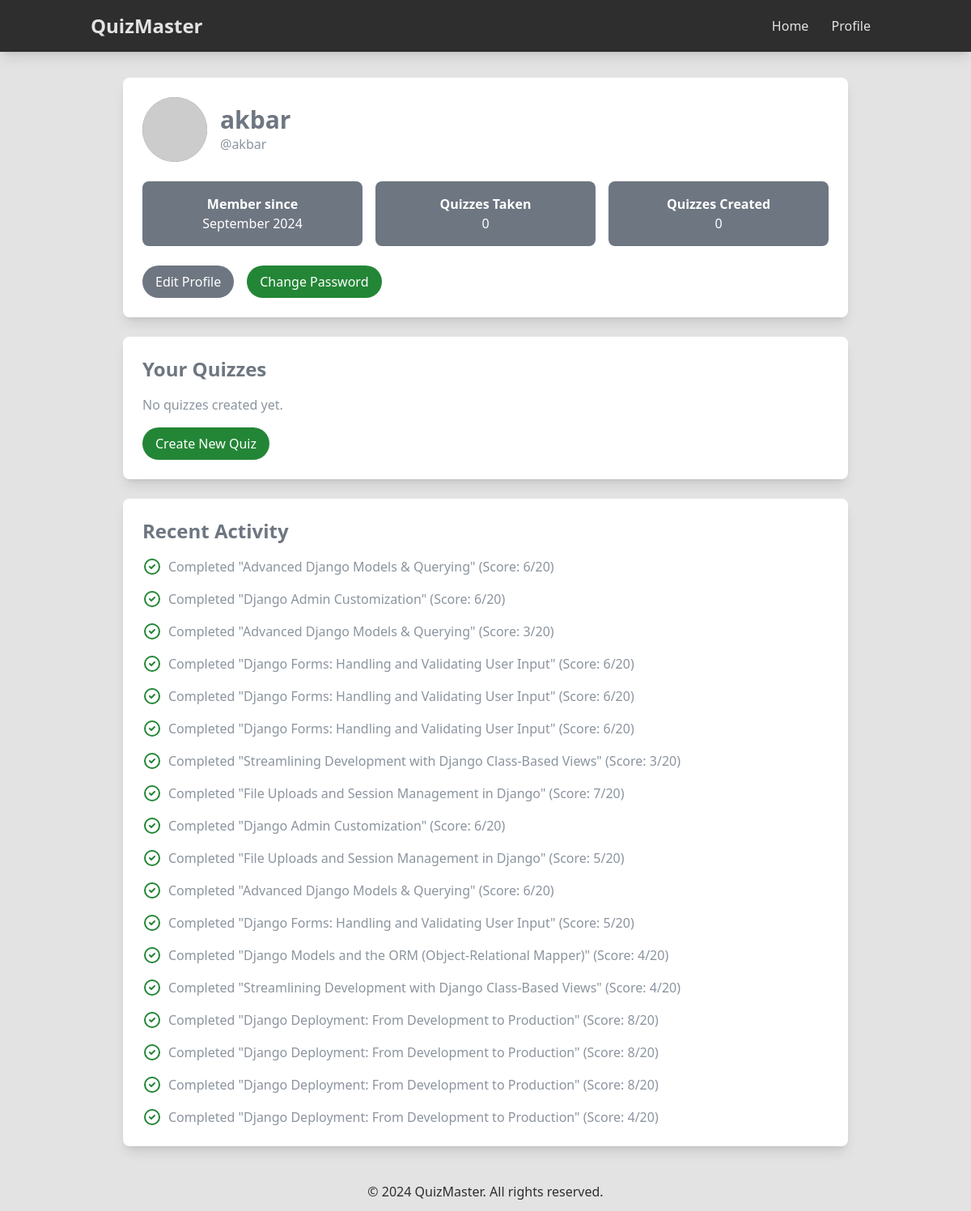
/profile/1/ (signed in), run on the app's committed database.
### quizzes/models.py (models this page shows, shortened)
class UserProfile(models.Model):
    user = models.OneToOneField(User, on_delete=models.CASCADE)
    bio = models.TextField(blank=True)
    quizzes_taken = models.IntegerField(default=0)
    quizzes_created = models.IntegerField(default=0)

class QuizAttempt(models.Model):
    quiz = models.ForeignKey(Quiz, on_delete=models.CASCADE)
    user = models.ForeignKey(User, on_delete=models.CASCADE)
    score = models.IntegerField(default=0)
    time_taken = models.DurationField(null=True, blank=True)
    started_at = models.DateTimeField(auto_now_add=True)
    completed_at = models.DateTimeField(null=True, blank=True)

class Quiz(models.Model):
    title = models.CharField(max_length=200)
    description = models.TextField(blank=True)
    category = models.CharField(max_length=50)
    creator = models.ForeignKey(User, on_delete=models.CASCADE)
    created_at = models.DateTimeField(auto_now_add=True)
    updated_at = models.DateTimeField(auto_now=True)

### quizzes/views.py (the view)
# urls.py: path("profile/<int:member_id>/", views.member_profile, name="profile"),
def member_profile(request, member_id):
    try:
        user = get_object_or_404(User, id=member_id)
        profile, created = UserProfile.objects.get_or_create(user=user)
        quiz_attempts = QuizAttempt.objects.filter(user=user).order_by("-completed_at")
        created_quizzes = Quiz.objects.filter(creator=user).order_by("-created_at")
        context = {
            "profile": profile,
            "quiz_attempts": quiz_attempts,
            "created_quizzes": created_quizzes,
        }
        return render(request, "quizzes/profile.html", context)
    except Http404:
        return handle_error(
            request, "User Not Found", "The requested user profile does not exist."
        )

### quizzes/templates/quizzes/profile.html (shortened to what this page needs)
{% extends 'quizzes/base.html' %}
{% block content %}
  <div class="max-w-4xl mx-auto">
    <div class="bg-white dark:bg-[#0d1117] rounded-lg shadow-lg p-6 mb-6">
      <div class="flex items-center space-x-4 mb-6">
        <img src="https://picsum.photos/80/80" alt="User Avatar" class="w-20 h-20 rounded-full bg-[#6e7681] dark:bg-[#c9d1d9]" />
        <div>
          <h1 class="text-3xl font-bold font-heading text-[#6e7681] dark:text-[#c9d1d9]">{{ profile.user.username }}</h1>
          <p class="text-[#8b949e] dark:text-[#8b949e]">@{{ profile.user.username }}</p>
        </div>
      </div>
      <div class="grid grid-cols-1 md:grid-cols-3 gap-4 mb-6">
        <div class="bg-[#6e7681] dark:bg-[#c9d1d9] p-4 rounded-lg text-center">
          <p class="font-semibold text-white dark:text-[#0d1117]">Member since</p>
          <p class="text-white dark:text-[#0d1117]">{{ profile.user.date_joined|date:'F Y' }}</p>
        </div>
        <div class="bg-[#6e7681] dark:bg-[#c9d1d9] p-4 rounded-lg text-center">
          <p class="font-semibold text-white dark:text-[#0d1117]">Quizzes Taken</p>
          <p class="text-white dark:text-[#0d1117]">{{ profile.quizzes_taken }}</p>
        </div>
        <div class="bg-[#6e7681] dark:bg-[#c9d1d9] p-4 rounded-lg text-center">
          <p class="font-semibold text-white dark:text-[#0d1117]">Quizzes Created</p>
          <p class="text-white dark:text-[#0d1117]">{{ profile.quizzes_created }}</p>
        </div>
      </div>
      {% if user == profile.user %}
        <div class="flex space-x-4">
          <a href="#" class="bg-[#6e7681] text-white rounded-full py-2 px-4 hover:bg-[#6e7681]/80 transition-colors">Edit Profile</a>
          <a href="#" class="bg-[#238636] text-white rounded-full py-2 px-4 hover:bg-[#238636]/80 transition-colors">Change Password</a>
        </div>
      {% endif %}
    </div>
    <div class="bg-white dark:bg-[#0d1117] rounded-lg shadow-lg p-6 mb-6">
      <h2 class="text-2xl font-bold font-heading mb-4 text-[#6e7681] dark:text-[#c9d1d9]">Your Quizzes</h2>
      {% if created_quizzes %}
        <ul class="space-y-4">
          {% for quiz in created_quizzes %}
            <li>
              <p class="font-semibold text-[#6e7681] dark:text-[#c9d1d9]">{{ quiz.title }}</p>
              <p class="text-sm text-[#8b949e] dark:text-[#8b949e]">
                Plays: {{ quiz.quizattempt_set.count }}
                <span class="ml-2">
                  Avg Score:{% with avg_score=quiz.quizattempt_set.all|dictsort:'score'|last %}
                    {% if avg_score %}
                      {{ avg_score.score|floatformat:1 }}%
                    {% else %}
                      N/A
                    {% endif %}
                  {% endwith %}
                </span>
              </p>
            </li>
          {% endfor %}
        </ul>
      {% else %}
        <p class="text-[#8b949e] dark:text-[#8b949e]">No quizzes created yet.</p>
      {% endif %}
      <a href="{% url 'quiz_create' %}" class="mt-4 inline-block bg-[#238636] text-white rounded-full py-2 px-4 hover:bg-[#238636]/80 transition-colors">Create New Quiz</a>
    </div>
    <div class="bg-white dark:bg-[#0d1117] rounded-lg shadow-lg p-6">
      <h2 class="text-2xl font-bold font-heading mb-4 text-[#6e7681] dark:text-[#c9d1d9]">Recent Activity</h2>
      {% if quiz_attempts %}
        <ul class="space-y-4">
          {% for attempt in quiz_attempts %}
            <li class="flex items-center">
              <svg class="h-6 w-6 {% if attempt.score > attempt.quiz.questions.count|floatformat:0|divisibleby:2 %}
                  text-[#238636]
                {% else %}
                  text-[#cf222e]
                {% endif %} mr-2"
                fill="none"
                stroke="currentColor"
                viewBox="0 0 24 24"
                xmlns="http://www.w3.org/2000/svg">
                <path stroke-linecap="round" stroke-linejoin="round" stroke-width="2" d="M9 12l2 2 4-4m6 2a9 9 0 11-18 0 9 9 0 0118 0z"></path>
              </svg>
              <span class="text-[#8b949e] dark:text-[#8b949e]">Completed "{{ attempt.quiz.title }}" (Score: {{ attempt.score }}/{{ attempt.quiz.questions.count }})</span>
            </li>
          {% endfor %}
        </ul>
      {% else %}
        <p class="text-[#8b949e] dark:text-[#8b949e]">No recent quiz attempts.</p>
      {% endif %}
    </div>
  </div>
{% endblock %}

### data on the page
UserProfile: user.username "akbar", user.date_joined "September 2024", quizzes_taken "0", quizzes_created "0"
QuizAttempt: quiz "Advanced Django Models & Querying", score "6", quiz.questions.count "20"
QuizAttempt: quiz "Django Admin Customization", score "6", quiz.questions.count "20"
QuizAttempt: quiz "Advanced Django Models & Querying", score "3", quiz.questions.count "20"
QuizAttempt: quiz "Django Forms: Handling and Validating User Input", score "6", quiz.questions.count "20"
QuizAttempt: quiz "Django Forms: Handling and Validating User Input", score "6", quiz.questions.count "20"
QuizAttempt: quiz "Django Forms: Handling and Validating User Input", score "6", quiz.questions.count "20"
QuizAttempt: quiz "Streamlining Development with Django Class-Based Views", score "3", quiz.questions.count "20"
QuizAttempt: quiz "File Uploads and Session Management in Django", score "7", quiz.questions.count "20"
QuizAttempt: quiz "Django Admin Customization", score "6", quiz.questions.count "20"
QuizAttempt: quiz "File Uploads and Session Management in Django", score "5", quiz.questions.count "20"
QuizAttempt: quiz "Advanced Django Models & Querying", score "6", quiz.questions.count "20"
QuizAttempt: quiz "Django Forms: Handling and Validating User Input", score "5", quiz.questions.count "20"
QuizAttempt: quiz "Django Models and the ORM (Object-Relational Mapper)", score "4", quiz.questions.count "20"
QuizAttempt: quiz "Streamlining Development with Django Class-Based Views", score "4", quiz.questions.count "20"
QuizAttempt: quiz "Django Deployment: From Development to Production", score "8", quiz.questions.count "20"
QuizAttempt: quiz "Django Deployment: From Development to Production", score "8", quiz.questions.count "20"
QuizAttempt: quiz "Django Deployment: From Development to Production", score "8", quiz.questions.count "20"
QuizAttempt: quiz "Django Deployment: From Development to Production", score "4", quiz.questions.count "20"
